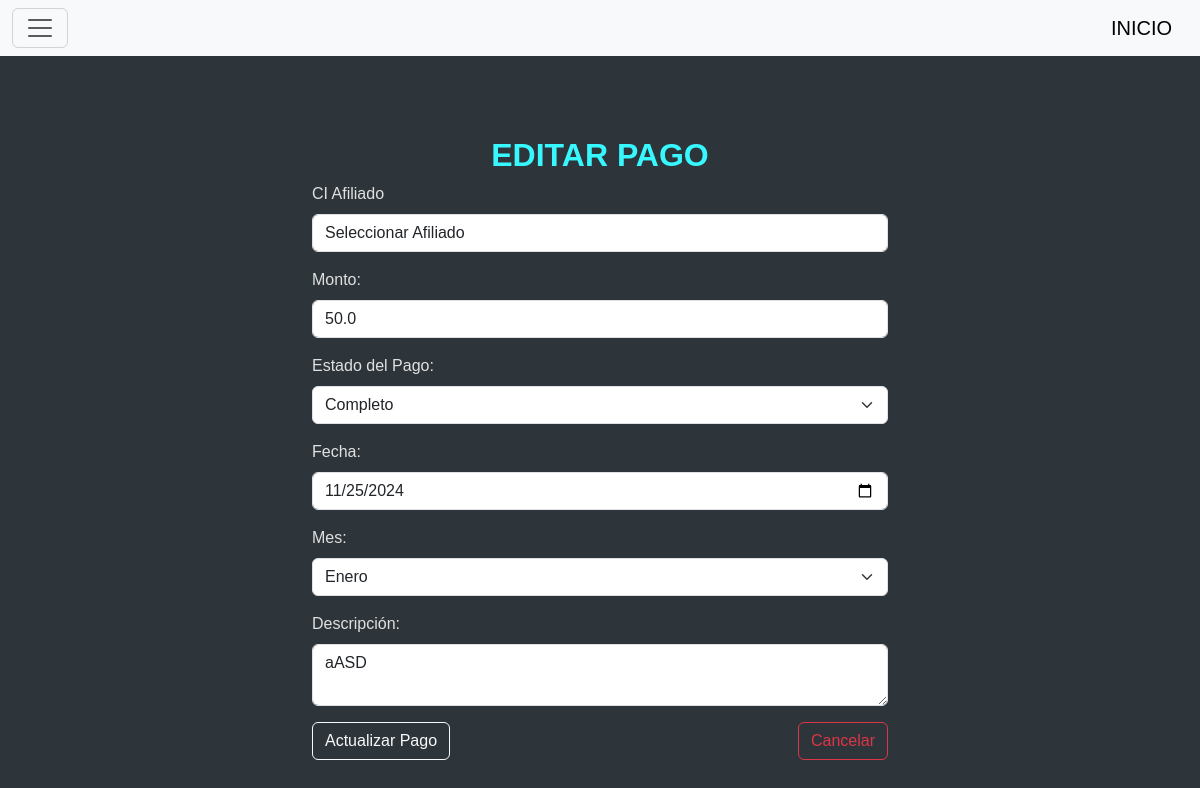
/pagos/edit/2 (signed in), run on an earlier commit of the app's database.
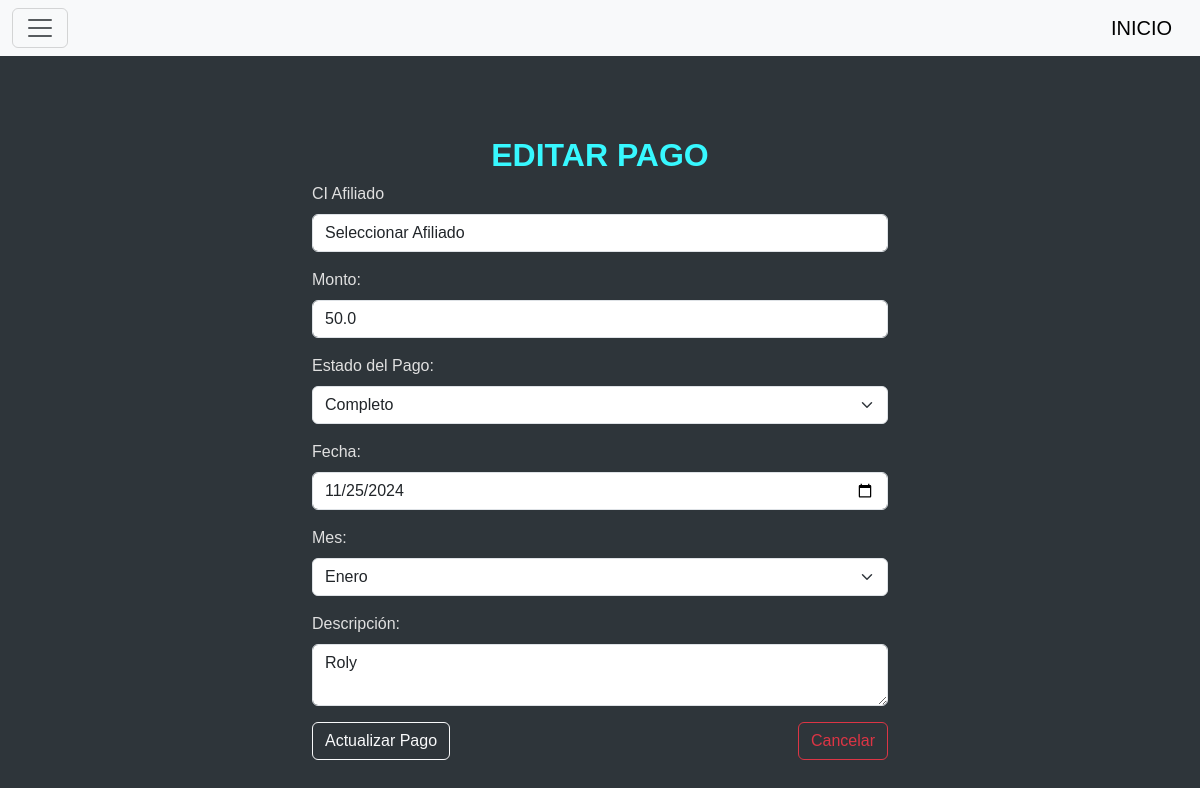
And on a later commit of the database.
### tables this page shows
CREATE TABLE COUTA_MENSUAL (
            cod_pm INTEGER PRIMARY KEY AUTOINCREMENT,
            ci TEXT NOT NULL,
            monto REAL NOT NULL,
            estado TEXT NOT NULL,
            fecha TEXT NOT NULL,
            descripcion TEXT,
            mes TEXT NOT NULL,
            FOREIGN KEY(ci) REFERENCES afiliado(ci)
        );

### blueprints/pagos/__init__.py (the view)
@pagos_bp.route("/edit/<int:cod_pm>")
def edit_pago(cod_pm):
    if not verifica():
        return redirect(url_for('pagos.index'))
    conn = get_db_connection()
    cursor = conn.cursor()
    cursor.execute("SELECT * FROM COUTA_MENSUAL WHERE cod_pm = ?", (cod_pm,))
    pago = cursor.fetchone()
    if not pago:
        conn.close()
        flash("Pago no encontrado", "danger")
        return redirect(url_for('pagos.index'))
    cursor.execute("SELECT ci, nombres FROM afiliado")
    afiliados = cursor.fetchall()
    conn.close()
    return render_template("edit_pago.html", pago=pago, afiliados=afiliados)

### blueprints/pagos/__init__.py (called while the page is built)
def verifica():
    if 'cargo' not in session or session['cargo'] != "Administrador":
        return False
    return True

def get_db_connection():
    conn = sqlite3.connect("star_service.db")
    conn.row_factory = sqlite3.Row
    return conn

### blueprints/pagos/templates/edit_pago.html (shortened to what this page needs)
{% include 'header.html' %}
<div class="container mt-5" style="max-width: 600px;">
    <h2 class="fw-bold">EDITAR PAGO</h1>
        <div class="form-container">
            <form action="{{ url_for('pagos.update_pago', cod_pm=pago['cod_pm']) }}" method="POST">
                <div class="mb-3">
                    <label for="ci" class="form-label">CI Afiliado</label>
                    <select name="ci" class="form-control" required>
                        <option value="">Seleccionar Afiliado</option>
                      </select>
                </div>
                <div class="mb-3">
                    <label for="monto" class="form-label">Monto:</label>
                    <input type="number" id="monto" name="monto" class="form-control" value="{{ pago['monto'] }}" step="0.01" min="0" required>
                </div>
                <div class="mb-3">
                    <label for="estado" class="form-label">Estado del Pago:</label>
                    <select id="estado" name="estado" class="form-select" required>
                        <option value="completo" {% if pago['estado'] == 'completo' %}selected{% endif %}>Completo</option>
                    </select>
                </div>
                <div class="mb-3">
                    <label for="fecha" class="form-label">Fecha:</label>
                    <input type="date" id="fecha" name="fecha" class="form-control" value="{{ pago['fecha'] }}" required>
                </div>
                <div class="mb-3">
                    <label for="mes" class="form-label">Mes:</label>
                    <select id="mes" name="mes" class="form-select" required>
                        {% for mes in ['Enero', 'Febrero', 'Marzo', 'Abril', 'Mayo', 'Junio', 'Julio', 'Agosto', 'Septiembre', 'Octubre', 'Noviembre', 'Diciembre'] %}
                        <option value="{{ mes }}" {% if pago['mes'] == mes %}selected{% endif %}>{{ mes }}</option>
                        {% endfor %}
                    </select>
                </div>
                <div class="mb-3">
                    <label for="descripcion" class="form-label">Descripción:</label>
                    <textarea id="descripcion" name="descripcion" class="form-control">{{ pago['descripcion'] }}</textarea>
                </div>
                <div class="d-flex justify-content-between">
                    <button type="submit" class="btn btn-outline-light">Actualizar Pago</button>
                    <a href="{{ url_for('pagos.index') }}" class="btn btn-outline-danger">Cancelar</a>
                </div>
            </form>
        </div>
    </div>
{% include 'footer.html' %}

What changed in the data, as far as the page shows it:
changed COUTA_MENSUAL "Completo": descripcion "aASD" → "Roly"
